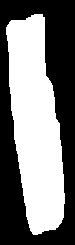
#> input picture Simulated_Data/newcellmask.tif, 75 x 245 px
$ jupyter execute --allow-errors Simulated_EP_video_generation.ipynb   (shell and % lines are left out)
#> lines starting #> are read from the running program, lines starting #| are printed output that depends on the picture; after the words box and inside, x2 and y2 are one past the last pixel; in counts of white or black regions, pixels touching at a corner belong together
# Generates artificial VSD videos

[cell 1]
import numpy as np
import matplotlib.pyplot as plt


from sklearn.decomposition import FastICA, PCA
np.set_printoptions(precision=2)

# Global parameters

[cell 2]
Desired_SNR_dB = 4.4     # Desired Signal-to-Noise Ratio (SNR) per Region of Interest (ROI) in decibels (dB)
Desired_SNR_SD_dB = 3.2   # Desired variation of SNR among ROIs (only used if SNR_distribution = 'normal')
Desired_Max_SNR_dB = 8.4   # Desired Max ROI SNR (only used if SNR_distribution = 'follow_BF')
Desired_Min_SNR_dB = -4.5 # Desired Min ROI SNR (only used if SNR_distribution = 'follow_BF')
SNR_distribution = 'BF_modulated' # Way to distribute SNR in ROIs:
                             #                               - 'uniform': all ROIs will have the same SNR
                             #                               - 'normal': SNR will be defined by a normal distribution
                             #                                             with mean = Desired_SNR_dB
                             #                                             and std = Desired_SNR_SD_dB
                             #                               - 'BF_modulated': SNR will be spatially modulated based on
                             #                                                  Basal Fluorescence, linearly distributed
                             #                                                  from Min to Max levels
video_duration = 5      # (in seconds)
fs = 67.8               # sampling frequency (in Hz); max = 10kHz
photobleaching_drift_percent = 0.3 #(%)
# Signal/Noise Switches
Basal_fluorescence_switch = True
Photobleaching_switch = True
Signal_switch = True
Poisson_noise_switch = True

# Photobleaching behavior, noise characteristics and basal fluorescence levels based on Cell1 experimental data (video0).
# Cell mask based on Cell2 experimental data (to avoid confusion with Cell1 experimental data results)

# Video equation

### Briefly, the following equation shows how the artificial video is built:

#### Artificial Fluorescene Video Equation:

$$F(x,y,t) = BF_{Switch}*BF(x,y) + Signal_{Switch}*EP^{*}(x,y,BF,g,t) +\ $$
$$Photobleaching_{Switch}*Photobleaching(BF,t) + Noise_{Switch}*Noise(x,y,t)$$

__Switch type variables are binary variables that determine which components will be added to the video__

_______________________________________________________________________________
### Below we show how each video component is obtained:

$experimental\_vid(x,y,t)$ : Experimental video (Cell1, video0)
_______________________________________________________________________________
### Basal Fluorescence (BF(x,y)) Calculation:

$$first\_img(x,y) = experimental\_vid(x,y,t=0)$$

We estimate an illumination image ($K_{illum}(x,y)$) by applying a Gaussian filter to $first\_img(x,y)$ with kernel size $\frac{min(first\_img\_height,first\_img\_width)}{2}$:

$$K_{illum}(x,y) = G_{\sigma=\frac{min(first\_img\_height,first\_img\_width)}{2}}\bigotimes first\_img(x,y)$$

And then we normalize $K_{illum}(x,y)$:

$$\hat{K_{illum}}(x,y) = \frac{K_{illum}(x,y)}{max[K_{illum}(x,y)]}$$

$\overline{\overline{F_{BG}}}$ : experimental video background grand mean

$\overline{\overline{F_{CELL}}}$ : experimental video cell grand mean

The Basal Fluorescence image ($BF(x,y)$) is calculated by multiplying $\hat{K_{illum}}(x,y)$ with video fluorescence grand mean. If the coordinates $(x,y)$ belong to cell mask, $BF(x,y)$ are multiplied by $\overline{\overline{F_{CELL}}}$, otherwise, $BF(x,y)$ is multiplied by $\overline{\overline{F_{BG}}}$. To smooth the transition from cell to background, $BF(x,y)$ is blured by means of a small Gaussian kernel. Finally, $BF(x,y)$ is multiplied by a weight factor ($W1$) to compensate the Gaussian blur effect on $BF(x,y)$ means:

$$BF(x,y,\overline{\overline{F_{BG}}},\overline{\overline{F_{CELL}}},W1,\hat{K_{illum}}) = \left\{\begin{matrix}
G_{\sigma=2}\bigotimes \left [ W1*\overline{\overline{F_{BG}}}*\hat{K_{illum}}(x,y) \right ], & \left ( x,y \right ) \in BG\\
G_{\sigma=2}\bigotimes \left [ W1*\overline{\overline{F_{CELL}}}*\hat{K_{illum}}(x,y) \right ], & \left ( x,y \right ) \in CELL
\end{matrix}\right.$$

_______________________________________________________________________________
### Poisson Noise (Noise(x,y,t)) Calculation:

Noise is generated from independent Poisson distributions whose $\lambda$ are based on the variability of experimental data.
First we eliminate the spatial variability contribution due to non-homogeneous illumination:

#### Correct Non-homogeneous Illumination of Experimental Video (so that variability due to non-homogeneous illumination is excluded from analysis)

$$\hat{K_{illum\_inv}}(x,y) = \frac{\left ( \hat{K_{illum}}(x,y) - min\left ( \hat{K_{illum}}(x,y) \right ) \right )}{1 - min\left ( \hat{K_{illum}}(x,y) \right )}$$

$$experimental\_vid\_Illum\_Corrected(x,y,t) = experimental\_vid(x,y,t)*\hat{K_{illum\_inv}}(x,y)$$

First we get the variability of each pixel through time:

##### background fluorescence variability in time of each pixel (x,y):

$$s_{BG\_IC}(x,y) = \sigma_{experimental\_vid\_Illum\_Corrected(x,y,t)}, \left ( x,y \right ) \in BG$$

##### cell fluorescence variability in time of each pixel (x,y):

$$s_{CELL\_IC}(x,y) = \sigma_{experimental\_vid\_Illum\_Corrected(x,y,t)}, \left ( x,y \right ) \in CELL$$

The we get the spatial average and standard deviation of the time variability:

#####  spatial mean of $s_{BG\_IC}(x,y)$ :

$$\overline{s_{BG\_IC}}$$

##### spatial mean of $s_{CELL\_IC}(x,y)$ :

$$\overline{s_{CELL\_IC}}$$

#####  spatial variability of $s_{BG\_IC}(x,y)$ :

$$s_{s_{BG\_IC}} = \sigma_{s_{BG\_IC}(x,y)}$$

##### spatial variability of $s_{CELL\_IC}(x,y)$ :

$$s_{s_{CELL\_IC}} = \sigma_{s_{CELL\_IC}(x,y)}$$

We then build a variation matrix/image by means of Gaussian distributions, whose means are $\overline{s_{BG\_IC}}$ and $\overline{s_{CELL\_IC}}$, and whose standar deviations are $s_{s_{BG\_IC}}$ and $s_{s_{CELL\_IC}}$:

##### Variation matrix: matrix whose coordinates determine each pixel variability in noise image

$$std\_matrix(x,y) = \left\{\begin{matrix}
(x,y)\sim G\left (\mu =\overline{s_{CELL\_IC}}, \sigma =s_{s_{CELL\_IC}} \right ), & \left (x,y  \right )\in CELL\\
(x,y)\sim G\left (\mu =\overline{s_{BG\_IC}}, \sigma =s_{s_{BG\_IC}} \right ), & \left (x,y  \right )\in BG
\end{matrix}\right.$$

$$var\_matrix(x,y) = std\_matrix^{2}(x,y)$$

Finally, noise is generated for each pixel $(x,y)$ by means of an independent Poisson distribution whose $\lambda$ is taken from the corresponding position at the variation matrix, with zero mean:

$$Noise(x,y,t) = \left [(t) \sim Poisson\left ( \lambda =var\_matrix\left ( x,y \right ) \right )  \right ] - var\_matrix\left ( x,y \right )$$

_______________________________________________________________________________
### Electroporation (EP*(x,y,t)) Signal Calculation:

$(x_{c},y_{c})$ : coordinates of cell centroid (based on cell mask)

A matrix containing the angle towards the cell centroid is built:

$$\Theta (x,y) = arctan\left ( \frac{y-y_{c}}{x-x_{c}} \right ) - \frac{\pi}{2}$$

Then, a transmembrane potential variation matrix is built ([Kotnik et al., 2010](https://doi.org/10.1007/s00232-010-9279-9);[Klee and Plonsey, 1976](https://doi.org/10.1109/TBME.1976.324597)), which depends on cell mask dimensions and external electric field amplitude:

$R_{1}$ : radius of cell major axis (aligned to the elctrical field)

$R_{2}$ : radius of cell minor axis (perpendicular to the elctrical field)

$E$ : Electrical field amplitude

$V_{rest}$ : Rest membrane potential

$$\varepsilon = R_{1}^{2} - R_{2}^{2}$$

$$\Delta V_{m\_stationary}\left ( x,y \right ) = E*\left [ \frac{\varepsilon }{R_{1} - \frac{R_{2}^{2}}{\sqrt{\varepsilon}}ln\left ( \frac{R_{1}+\sqrt{\varepsilon }}{R_{2}} \right )} \right ]*\left [ \frac{R_{2}cos\left ( \Theta \left ( x,y \right ) \right )}{\sqrt{R_{1}^{2}sin^{2}\left ( \Theta \left ( x,y \right ) \right ) + R_{2}^{2}cos^{2}\left ( \Theta \left ( x,y \right ) \right )}} \right ]$$

Then we hve roughly estimated membrane poration by an exponential decay, whose parameters were obtaine from the literature for similar experiments ("transmembrane potential should fall to 0 mV within the first 50ms following the shock" [Krauthamer and Jones, 1997](https://doi.org/10.1016/S0024-3205(97)00162-8)):

$$Exp_{50ms}(x,y,t) = \left\{\begin{matrix}
exp\left ( ln\left ( \frac{0.001}{\left | \Delta V_{m\_stationary}\left ( x,y \right ) \right |} \right ) \frac{t}{0.05} \right ), & \Delta V_{m\_stationary}\left ( x,y \right )\neq 0\\
0, & \Delta V_{m\_stationary}\left ( x,y \right )=0
\end{matrix}\right.$$

$$\Delta V_{m}\left ( x,y,t \right ) = \left\{\begin{matrix}
\Delta V_{m\_stationary}\left ( x,y \right )*Exp_{50ms}(x,y,t-2.5)*\left [ u\left ( t-2.5 \right ) + V_{rest} \right ] - V_{rest}, & \left ( x,y \right ) \in CELL\\
0, & \left ( x,y \right ) \in BG
\end{matrix}\right.$$

Transmembrane potential was amplitude shifted by $V_{rest}$, normalized and inverted to resemble fluorescence measurements:

$$\hat{\Delta V_{m}}\left ( x,y,t \right ) = \frac{-\left (\Delta V_{m}\left ( x,y,t \right ) + V_{rest} \right )}{max\left [\Delta V_{m}\left ( x,y,t \right ) + V_{rest}\right ]}$$

It was then modulated by $BF(x,y)$ to simulate local signal transduction from normalized membrane potentials to fluorescence images:

$$EP\left ( x,y,t \right ) = \left\{\begin{matrix}
BF(x,y,\overline{\overline{F_{BG}}},\overline{\overline{F_{CELL}}},W1,\hat{K_{illum}})*\hat{\Delta V_{m}}\left ( x,y,t \right ), & \left ( x,y \right )\in CELL\\
0, & \left ( x,y \right )\in BG
\end{matrix}\right.$$

_______________________________________________________________________________
### Pixel Gain Necessary to achieve Desired ROI SNR (g(x,y)):

##### Let $j$ be the ROI number, $n_{ROIs}$ be the total number of ROIs, and $ROI_coords(j)$ be a set of image coordinates that belong to ROI(j):

$$ROI\_number = \left \{ j\mid j\in \mathit{N}, and \ 1\leq j\leq n_{ROIs} \right \}$$

$$ROI\_coords(j) = \left \{ (x,y) \mid (x,y) \in \mathit{N}, and \ (x,y) )\in ROI(j) \right \}$$

Then the number of pixels in ROI $j$ is given by:

$$n_{px\_in\_ROI}(j) = card(ROI\_coords(j))$$

where card is the cardinality of $ROI\_coords(j)$.

##### Based on signal averaging, we can calculate each pixel signal gain necessary to achieve a Desired ROI SNR
##### From signal averaging theory, by considering noise approximately white ($\lambda$ >> 100) and uncorrelated, the SNR of the average of identical signals is given by:

$$SNR_{avg,identical\ signals} = n*SNR_{individual\ signals}$$

$$SNR_{avg,identical\ signals} = n*\frac{P}{N}$$

We assume that individual pixel signals (the pure signal component) from the same ROI are approximatly the same (this aproximation has shown to be sufficient to modulate signals to a desired ROI SNR as can be seen by the code afterwards).
##### A ROI signal is the spatial average of its pixels, then from signal averaging theory we have:

$$SNR_{ROI}(j) = n_{px\_in\_ROI}(j)*\frac{P_{px\_signal}(x,y)}{P_{px\_noise}(x,y)}$$

$$SNR_{ROI}(j) = n_{px\_in\_ROI}(j)*\frac{\sum_{i=1}^{n_{samples}}\left (\left |signal(x,y,i)  \right |  \right )^{2}}{\sum_{i=1}^{n_{samples}}\left (\left |noise(x,y,i)  \right |  \right )^{2}}$$

##### Then we can apply a gain to each pixel g(x,y) in order to reach a desired ROI SNR:

$$DesiredSNR_{ROI}(j) = n_{px\_in\_ROI}(j)*\frac{\sum_{i=1}^{n_{samples}}\left (\left |g(x,y)*signal(x,y,i)  \right |  \right )^{2}}{\sum_{i=1}^{n_{samples}}\left (\left |noise(x,y,i)  \right |  \right )^{2}}$$

##### Since the gain does not depend on time, we can rearrange the equation as:

$$DesiredSNR_{ROI}(j) = g^{2}(x,y)*n_{px\_in\_ROI}(j)*\frac{\sum_{i=1}^{n_{samples}}\left (\left |signal(x,y,i)  \right |  \right )^{2}}{\sum_{i=1}^{n_{samples}}\left (\left |noise(x,y,i)  \right |  \right )^{2}}$$

$$DesiredSNR_{ROI}(j) = g^{2}(x,y)*n_{px\_in\_ROI}(j)*\frac{P_{px\_EP}(x,y)}{P_{px\_Noise}(x,y)}$$

##### Since negative gain is inconsistent, we have:

$$g\left ( x,y \right ) = \left\{\begin{matrix}
\sqrt{\frac{DesiredSNR_{ROI}\left ( j \right )*P_{px\_Noise}\left ( x,y  \right )}{n_{px\_in\_ROI}\left ( j \right )*P_{px\_EP}\left ( x,y \right )}}, &  \left ( x,y \right ) \in ROI\_coords(j)\\
1, & \left ( x,y \right ) \notin ROI\_coords(j)
\end{matrix}\right.$$

#### Apply gain to EP signal:
We can apply the gain matrix $g(x,y)$ to the electroporation video $EP(x,y,t)$ to achieve desired ROI SNR for each ROI:

$$EP^{*}(x,y,t) = g\left ( x,y \right )*EP\left ( x,y,t \right )$$

_______________________________________________________________________________
### Photobleaching (Photobleaching(x,y,t)) Calculation:

#### We estimate photobleaching function from a best fit of experimental data mean fluorescence over time by a double exponential function:

$$Best\_fit\_Exp(t) = a\mathit{e}^{-bt}+f\mathit{e}^{-gt}+d$$

##### Normalized Basal Fluorescence:

$$\hat{BF}(x,y) = \frac{BF(x,y)}{max(BF(x,y))}$$

##### Photobleaching modulated by BF:
We also modulate photobleaching spatially by $BF(x,y)$

$$Default\_Photobleaching(x,y,t) = \hat{BF}(x,y)*Best\_fit\_Exp(t)$$

##### Shift photobleaching and weight it to make first frame mean equals back experimental video:
We eliminated the constant component and apply a weight ($W2$) to make fluorescence mean at the beginning have the same mean as the experimental data:

$$Photobleaching(x,y,t) = W2*(Default\_Photobleaching(x,y,t) - \overline{Default\_Photobleaching(x,y,t=5)})$$

## Build time vectors

[cell 3]
n_samples = int((fs*video_duration) + 1) #number of samples
time_sub = np.linspace(0, 5, n_samples) #time vector
# fs = 1/time_sub[1] #sampling frequency

## Create Electroporation (EP) signal (Cathode side example)

[cell 4]
time_original = np.arange(0, 5, 0.0001)


#Prolate spheroid model
R1 = 82 #um
R1 /= 1000000  #um to m
R2 = 14.5 #um
R2 /= 1000000  #um to m
E = 32 #V/cm  (applied electric field)
E *= 100  #V/m
tau = 1 #us
tau /= 1000000 #us to s
teta = 0
R2diff = (R1**2) - (R2**2)
Delta_Vm_max = E * ((R2diff)/(R1 - ((R2**2)/np.sqrt(R2diff))*np.log((R1 + np.sqrt(R2diff))/R2))) #* ((R2*np.cos(teta))/np.sqrt(((R1**2)*(np.sin(teta)**2)) + ((R2**2)*(np.cos(teta)**2)))

Delta_Vm_max_t = Delta_Vm_max*np.exp(np.log(0.001/Delta_Vm_max)*(time_original/0.05))

i2_5 = np.argwhere(np.floor(time_original-1.5).clip(min=0))[0][0] #index of time vector where t=2.5sec
EP_original = np.roll(Delta_Vm_max_t,i2_5)
EP_original[:i2_5] -= 0.08
EP_original *= 1000 #V to mV

[cell 5]
plt.plot(time_original,EP_original)
plt.ylabel('Membrane Potential (mV)')
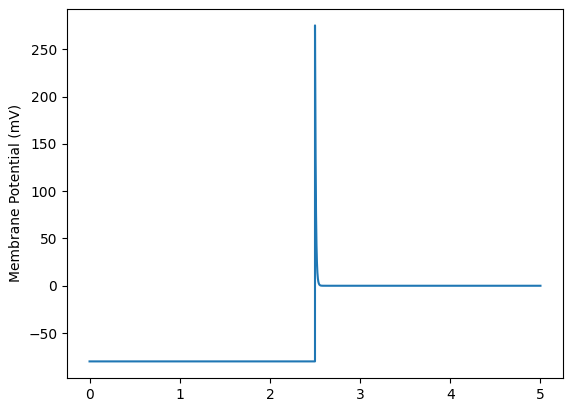
#> figure drawn by matplotlib, 1 panel; curve peaks at x = 2.5, y = 275.3

## Sample EP signal to match samplint frequency (fs)

[cell 6]
signal = EP_original+abs(EP_original[0])                          #shift amp from ~-80 to 0
signal = -signal/np.amax(signal)                          #normalize amplitude

yinterp2 = np.interp(time_sub, time_original, EP_original)   #interpolate (subsample) data to experimental video sampling frequency
i2_5_sub = np.argwhere(np.floor(time_sub-1.5).clip(min=0))[0][0] #index of time vector where t=2.5sec

signal_sub = yinterp2+abs(yinterp2[0])                          #shift amp from ~-80 to 0
signal_sub = -signal_sub/np.amax(signal_sub)                          #normalize amplitude
max_idx_sub = np.argmax(abs(signal_sub))              #index of maximal absolute amplitude

[cell 7]
fig, ax = plt.subplots(1,1,figsize=[15,5],sharex=True)
ax.plot(time_original,signal,label='Normalized Electroporation signal')
ax.plot(time_sub,signal_sub,label= 'Normalized Subsampled Electroporation signal (with interpolation)')
ax.set_ylabel('Normalized Amplitude')
ax.set_xlabel('Time (s)')
ax.legend()
plt.tight_layout()
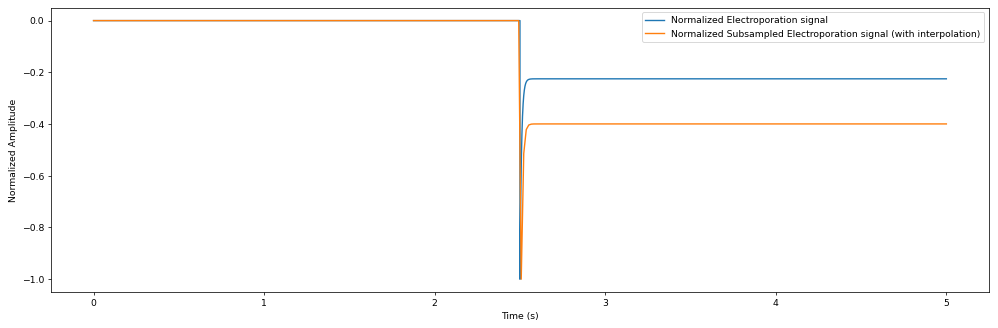
#> figure drawn by matplotlib, 1 panel; curve peaks at x = 0, y = 0; curve peaks at x = 0, y = 0

[cell 8]
# Power of normalized AP
Signal_Power_sub = np.sum(np.square(abs(signal_sub)),axis=0)/(n_samples)
print(Signal_Power_sub)

## Load video with no signal (from experimental data Cell1)

[cell 9]
from skimage import io
#> (the rest of this cell did not finish here and is left out)

### Estimate illumination heterogeneities

[cell 10]
from skimage import filters as filt
from skimage import io
#> (the rest of this cell did not finish here and is left out)

### Normalize illumination

#> (a cell that did not finish here is left out)

### Make an inverse transformation on illumination to apply it onto video to compensate spatial variability due to illumination

#> (a cell that did not finish here is left out)

#> (a cell that did not finish here is left out)

### Before and after application of illumination heterogeneities correction

[cell 14]
fig, ax = plt.subplots(1,2)
#> (the rest of this cell did not finish here and is left out)

#> (a cell that did not finish here is left out)

## Load a cell mask (scaled from experimental data Cell2)
### (to avoid confusion with Cell1 experimental data results)

[cell 16]
cell_mask = io.imread('./newcellmask.tif')
#> cell_mask: shape (245, 75); 47.4% white; 1 white region, box (x1, y1, x2, y2) and area: (6, 14, 65, 235) 8715
plt.imshow(cell_mask, cmap='gray')
